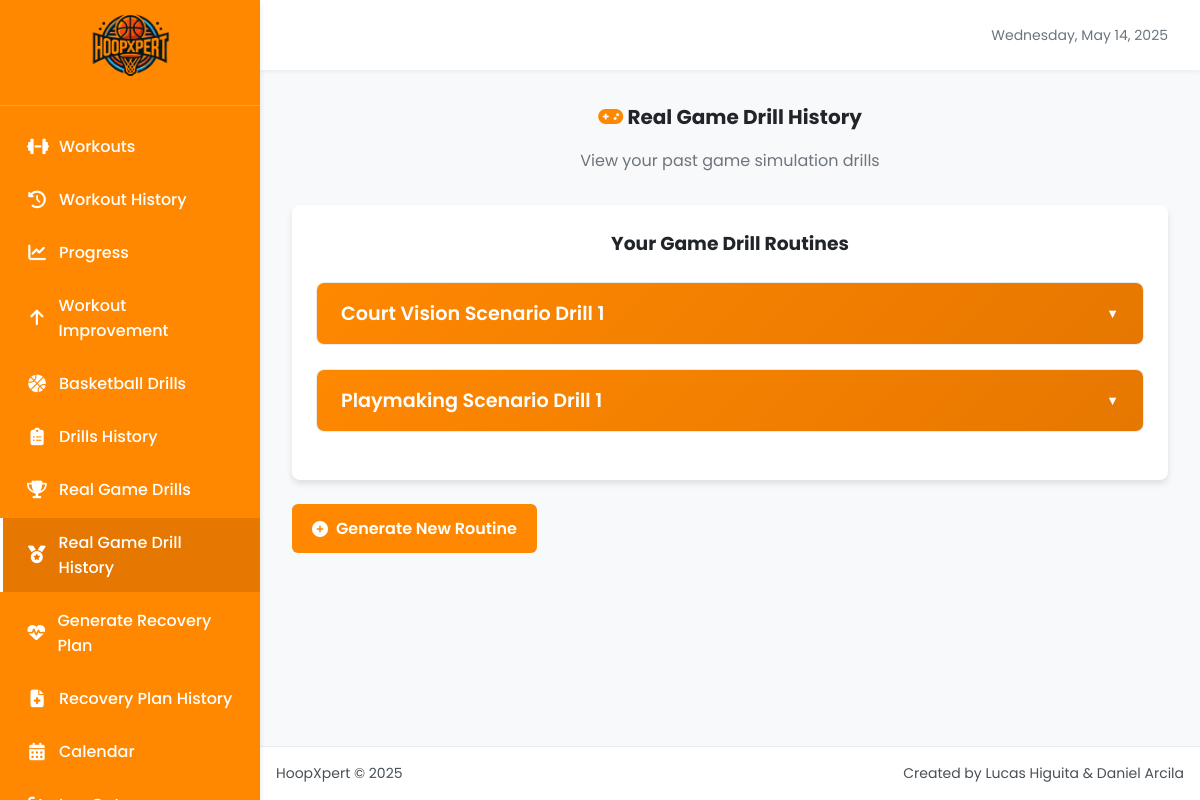
The app's page /real_game_drills_list/ with its own data.
### workout/models.py (models this page shows, shortened)
class RealGameDrillWorkout(models.Model):
    name = models.CharField(max_length=100)
    situation_type = models.CharField(max_length=100)  # Ej: 'Fast Break', 'Zone Defense', etc.
    drills = models.ManyToManyField(RealGameDrill)

### workout/views.py (the view)
# urls.py: path('real_game_drills_list/', workout_views.real_game_drills_list),
def real_game_drills_list(request):
    workouts = RealGameDrillWorkout.objects.all()
    return render(request, 'real_game_drills_list.html', {'workouts': workouts})

### workout/templates/real_game_drills_list.html (shortened to what this page needs)
{% extends 'base.html' %}
{% block content %}
<div class="game-drills-header">
  <h2 class="text-center fw-bold fs-lg mb-3">
    <i class="fas fa-gamepad text-primary"></i> Real Game Drill History
  </h2>
  <p class="text-center text-muted mb-4">View your past game simulation drills</p>
</div>
<div class="game-drills-container">
  <div class="card p-4 mb-4">
    <h3 class="text-center mb-4">Your Game Drill Routines</h3>
    {% if workouts %}
      <div class="workout-list">
        {% for workout in workouts %}
          <details class="workout-accordion">
            <summary class="workout-summary">
              <span class="workout-name">{{ workout.name }}</span>
              <span class="accordion-icon">▼</span>
            </summary>
          </details>
        {% endfor %}
      </div>
    {% endif %}
  </div>
  {% if workouts %}
    <div class="d-flex justify-content-center mt-4">
      <a href="/real_game_drills/" class="btn">
        <i class="fas fa-plus-circle"></i> Generate New Routine
      </a>
    </div>
  {% endif %}
{% endblock %}

### templates/base.html (style rules this page uses)
:root { --primary: #FF8800; --primary-light: #FFA940; --primary-dark: #E67700; --primary-hover: #FF9922; --secondary: #2C3E50; --background: #F8F9FA; --surface: #FFFFFF; --surface-hover: #F1F3F5; --border: #E9ECEF; --text-primary: #212529; --text-secondary: #495057; --text-muted: #6C757D; --text-light: #FFFFFF; --success: #28A745; --info: #17A2B8; --warning: #FFC107; --danger: #DC3545; --shadow-sm: 0 2px 4px rgba(0, 0, 0, 0.05); --shadow: 0 4px 6px rgba(0, 0, 0, 0.1); --shadow-lg: 0 10px 15px rgba(0, 0, 0, 0.1); --transition: all 0.3s ease; --sidebar-width: 260px; --header-height: 70px; --sidebar-bg: #FF8800; --sidebar-hover: #FF9922; --sidebar-active: #E67700; }
* { box-sizing: border-box; margin: 0; padding: 0; }
body { font-family: 'Poppins', sans-serif; background-color: var(--background); color: var(--text-primary); display: grid; grid-template-areas: "sidebar header" "sidebar main" "sidebar footer"; grid-template-columns: var(--sidebar-width) 1fr; grid-template-rows: var(--header-height) 1fr auto; height: 100vh; overflow: hidden; }
.card { background-color: var(--surface); border-radius: 0.5rem; box-shadow: var(--shadow); padding: 1.5rem; margin-bottom: 1.5rem; transition: var(--transition); }
.btn { display: inline-flex; align-items: center; justify-content: center; gap: 0.5rem; padding: 0.75rem 1.25rem; background-color: var(--primary); color: var(--text-light); text-decoration: none; border-radius: 0.375rem; font-weight: 600; transition: var(--transition); border: none; cursor: pointer; }
.text-primary { color: var(--primary); }
.text-muted { color: var(--text-muted); }
.text-center { text-align: center; }
.mb-3 { margin-bottom: 1rem; }
.mb-4 { margin-bottom: 1.5rem; }
.mt-4 { margin-top: 1.5rem; }
.p-4 { padding: 1.5rem; }
.fw-bold { font-weight: 700; }
.fs-lg { font-size: 1.25rem; }
.d-flex { display: flex; }

### workout/templates/real_game_drills_list.html (style rules this page uses)
.game-drills-header { margin-bottom: 2rem; }
.game-drills-container { margin-bottom: 2rem; }
.workout-accordion { background-color: var(--surface); border-radius: 0.5rem; border: 1px solid var(--border); margin-bottom: 1.5rem; overflow: hidden; transition: var(--transition); }
.workout-summary { padding: 1rem 1.5rem; cursor: pointer; display: flex; justify-content: space-between; align-items: center; font-weight: 600; background: linear-gradient(135deg, var(--primary) 0%, var(--primary-dark) 100%); color: white; transition: var(--transition); user-select: none; list-style: none; }
.workout-name { font-size: 1.2rem; }
.accordion-icon { font-size: 0.8rem; transition: transform 0.3s ease; }

### records on screen
RealGameDrillWorkout: name "Court Vision Scenario Drill 1"
RealGameDrillWorkout: name "Playmaking Scenario Drill 1"
